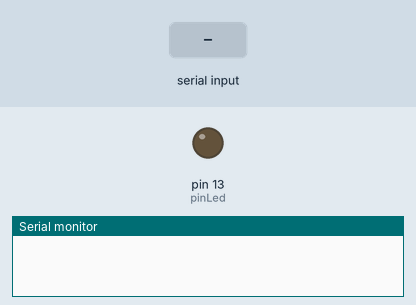
Recording of a sketch running on a simulated Arduino Uno, built with avr-gcc and run on an emulated ATmega328P. Parts: output pins drawn as LEDs (lit = HIGH), the last lines printed to the serial monitor. Dashed ring = blinking. The inputs (shaded band) are chosen by the test bench.

Above: at 1.2 s.
1.3 s: "90,45\n" received over Serial
At 2.1 s:
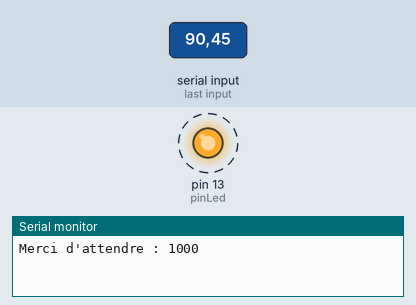
Timing chart, 0 to 10.3 s (numbered marks = the images above; inputs shaded):
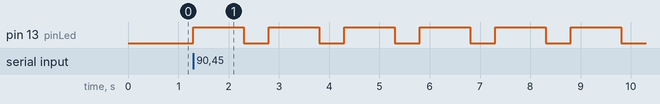

Measured:
- after the input at 1.3 s, pin 13 (pinLed): alternates HIGH for 1.0 s and LOW for 0.50 s, starting at once

The sketch:

TesterSerie_V1.ino
```cpp
//créé 2013/05/08 - maj 2013/05/08 par truc2geek.wordpress.com
//ce programme Arduino permet de tester la communication série
//quand il reçoit un chiffre x de 1 à  9 inclus, il fait clignoter x fois la led de test
// Exploitation José Relland - Février 2016 - Troyes Aube Fablab

// Modifs :
// Mise à jour fonction clignoter


const int pinLed = 13;
const String appNom = "TesterSerie_V1";  // Peut-on retourner le nom du programme ???
const int dureeOn = 1000;
const int dureeOff = 500;


void setup()
{
  Serial.begin(9600);
  pinMode(pinLed, OUTPUT);

}

void loop()
{
  if (Serial.available())
  {
    char donnees = Serial.read();
    if (isDigit(donnees))
    {
      int nbClignote = (donnees - '0');
      if (nbClignote > 0)
      {
        Clignoter(pinLed, nbClignote, dureeOn, dureeOff);
      }
    }
  }
}


void Clignoter(int pinLed, int nbClignote, int dureeOn, int dureeOff) {
  for(int cpt = 1; cpt <= nbClignote; cpt++)
  {
      String messageSerial = "Merci d\'attendre : ";        // pour la concaténation !

      digitalWrite(pinLed, HIGH);
      messageSerial += dureeOn;
      Serial.println(messageSerial);
      delay(dureeOn);

      digitalWrite(pinLed, LOW);
      messageSerial += dureeOff;
      Serial.println(messageSerial);
      delay(dureeOff);
  }

}
```
